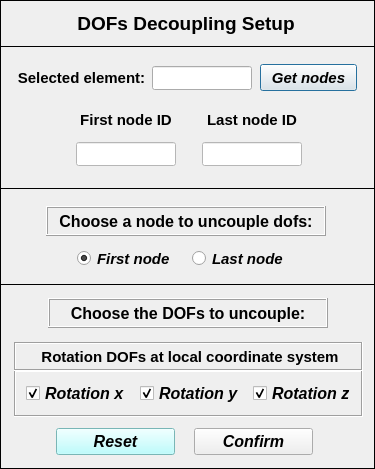
<?xml version="1.0" encoding="UTF-8"?>
<ui version="4.0">
 <class>Dialog</class>
 <widget class="QDialog" name="Dialog">
  <property name="windowModality">
   <enum>Qt::NonModal</enum>
  </property>
  <property name="geometry">
   <rect>
    <x>0</x>
    <y>0</y>
    <width>375</width>
    <height>469</height>
   </rect>
  </property>
  <property name="sizePolicy">
   <sizepolicy hsizetype="Fixed" vsizetype="Fixed">
    <horstretch>0</horstretch>
    <verstretch>0</verstretch>
   </sizepolicy>
  </property>
  <property name="minimumSize">
   <size>
    <width>375</width>
    <height>469</height>
   </size>
  </property>
  <property name="maximumSize">
   <size>
    <width>375</width>
    <height>469</height>
   </size>
  </property>
  <property name="contextMenuPolicy">
   <enum>Qt::DefaultContextMenu</enum>
  </property>
  <property name="windowTitle">
   <string> Set: DOFs coupling</string>
  </property>
  <property name="whatsThis">
   <string/>
  </property>
  <widget class="QFrame" name="frame_2">
   <property name="geometry">
    <rect>
     <x>0</x>
     <y>46</y>
     <width>375</width>
     <height>143</height>
    </rect>
   </property>
   <property name="frameShape">
    <enum>QFrame::Box</enum>
   </property>
   <property name="frameShadow">
    <enum>QFrame::Plain</enum>
   </property>
   <widget class="QLineEdit" name="lineEdit_selected_element">
    <property name="geometry">
     <rect>
      <x>152</x>
      <y>20</y>
      <width>100</width>
      <height>24</height>
     </rect>
    </property>
    <property name="minimumSize">
     <size>
      <width>100</width>
      <height>24</height>
     </size>
    </property>
    <property name="maximumSize">
     <size>
      <width>100</width>
      <height>24</height>
     </size>
    </property>
    <property name="font">
     <font>
      <family>Arial</family>
      <pointsize>12</pointsize>
      <weight>75</weight>
      <italic>false</italic>
      <bold>true</bold>
     </font>
    </property>
    <property name="focusPolicy">
     <enum>Qt::ClickFocus</enum>
    </property>
    <property name="text">
     <string/>
    </property>
    <property name="alignment">
     <set>Qt::AlignCenter</set>
    </property>
   </widget>
   <widget class="QLabel" name="label_3">
    <property name="geometry">
     <rect>
      <x>16</x>
      <y>20</y>
      <width>131</width>
      <height>24</height>
     </rect>
    </property>
    <property name="minimumSize">
     <size>
      <width>120</width>
      <height>24</height>
     </size>
    </property>
    <property name="maximumSize">
     <size>
      <width>180</width>
      <height>24</height>
     </size>
    </property>
    <property name="font">
     <font>
      <family>Arial</family>
      <pointsize>11</pointsize>
      <weight>75</weight>
      <italic>false</italic>
      <bold>true</bold>
     </font>
    </property>
    <property name="text">
     <string>Selected element:</string>
    </property>
    <property name="textFormat">
     <enum>Qt::AutoText</enum>
    </property>
    <property name="alignment">
     <set>Qt::AlignCenter</set>
    </property>
   </widget>
   <widget class="QPushButton" name="pushButton_get_nodes">
    <property name="geometry">
     <rect>
      <x>260</x>
      <y>18</y>
      <width>97</width>
      <height>27</height>
     </rect>
    </property>
    <property name="font">
     <font>
      <family>Arial</family>
      <pointsize>11</pointsize>
      <weight>75</weight>
      <italic>true</italic>
      <bold>true</bold>
     </font>
    </property>
    <property name="text">
     <string>Get nodes</string>
    </property>
   </widget>
   <widget class="QWidget" name="gridLayoutWidget">
    <property name="geometry">
     <rect>
      <x>66</x>
      <y>58</y>
      <width>248</width>
      <height>67</height>
     </rect>
    </property>
    <layout class="QGridLayout" name="gridLayout">
     <item row="0" column="0">
      <widget class="QLabel" name="label_7">
       <property name="minimumSize">
        <size>
         <width>120</width>
         <height>24</height>
        </size>
       </property>
       <property name="maximumSize">
        <size>
         <width>120</width>
         <height>24</height>
        </size>
       </property>
       <property name="font">
        <font>
         <family>Arial</family>
         <pointsize>11</pointsize>
         <weight>75</weight>
         <italic>false</italic>
         <bold>true</bold>
        </font>
       </property>
       <property name="text">
        <string>First node ID</string>
       </property>
       <property name="textFormat">
        <enum>Qt::AutoText</enum>
       </property>
       <property name="alignment">
        <set>Qt::AlignCenter</set>
       </property>
      </widget>
     </item>
     <item row="1" column="0" alignment="Qt::AlignHCenter">
      <widget class="QLineEdit" name="lineEdit_first_node">
       <property name="enabled">
        <bool>false</bool>
       </property>
       <property name="minimumSize">
        <size>
         <width>100</width>
         <height>24</height>
        </size>
       </property>
       <property name="maximumSize">
        <size>
         <width>100</width>
         <height>24</height>
        </size>
       </property>
       <property name="palette">
        <palette>
         <active>
          <colorrole role="WindowText">
           <brush brushstyle="SolidPattern">
            <color alpha="255">
             <red>0</red>
             <green>0</green>
             <blue>255</blue>
            </color>
           </brush>
          </colorrole>
          <colorrole role="Button">
           <brush brushstyle="SolidPattern">
            <color alpha="255">
             <red>255</red>
             <green>255</green>
             <blue>255</blue>
            </color>
           </brush>
          </colorrole>
          <colorrole role="Midlight">
           <brush brushstyle="SolidPattern">
            <color alpha="255">
             <red>255</red>
             <green>255</green>
             <blue>255</blue>
            </color>
           </brush>
          </colorrole>
          <colorrole role="Dark">
           <brush brushstyle="SolidPattern">
            <color alpha="255">
             <red>255</red>
             <green>255</green>
             <blue>255</blue>
            </color>
           </brush>
          </colorrole>
          <colorrole role="Text">
           <brush brushstyle="SolidPattern">
            <color alpha="255">
             <red>0</red>
             <green>0</green>
             <blue>255</blue>
            </color>
           </brush>
          </colorrole>
          <colorrole role="ButtonText">
           <brush brushstyle="SolidPattern">
            <color alpha="255">
             <red>0</red>
             <green>0</green>
             <blue>255</blue>
            </color>
           </brush>
          </colorrole>
          <colorrole role="Base">
           <brush brushstyle="SolidPattern">
            <color alpha="255">
             <red>255</red>
             <green>255</green>
             <blue>255</blue>
            </color>
           </brush>
          </colorrole>
          <colorrole role="Window">
           <brush brushstyle="SolidPattern">
            <color alpha="255">
             <red>255</red>
             <green>255</green>
             <blue>255</blue>
            </color>
           </brush>
          </colorrole>
         </active>
         <inactive>
          <colorrole role="WindowText">
           <brush brushstyle="SolidPattern">
            <color alpha="255">
             <red>0</red>
             <green>0</green>
             <blue>255</blue>
            </color>
           </brush>
          </colorrole>
          <colorrole role="Button">
           <brush brushstyle="SolidPattern">
            <color alpha="255">
             <red>255</red>
             <green>255</green>
             <blue>255</blue>
            </color>
           </brush>
          </colorrole>
          <colorrole role="Midlight">
           <brush brushstyle="SolidPattern">
            <color alpha="255">
             <red>255</red>
             <green>255</green>
             <blue>255</blue>
            </color>
           </brush>
          </colorrole>
          <colorrole role="Dark">
           <brush brushstyle="SolidPattern">
            <color alpha="255">
             <red>255</red>
             <green>255</green>
             <blue>255</blue>
            </color>
           </brush>
          </colorrole>
          <colorrole role="Text">
           <brush brushstyle="SolidPattern">
            <color alpha="255">
             <red>0</red>
             <green>0</green>
             <blue>255</blue>
            </color>
           </brush>
          </colorrole>
          <colorrole role="ButtonText">
           <brush brushstyle="SolidPattern">
            <color alpha="255">
             <red>0</red>
             <green>0</green>
             <blue>255</blue>
            </color>
           </brush>
          </colorrole>
          <colorrole role="Base">
           <brush brushstyle="SolidPattern">
            <color alpha="255">
             <red>255</red>
             <green>255</green>
             <blue>255</blue>
            </color>
           </brush>
          </colorrole>
          <colorrole role="Window">
           <brush brushstyle="SolidPattern">
            <color alpha="255">
             <red>255</red>
             <green>255</green>
             <blue>255</blue>
            </color>
           </brush>
          </colorrole>
         </inactive>
         <disabled>
          <colorrole role="WindowText">
           <brush brushstyle="SolidPattern">
            <color alpha="255">
             <red>0</red>
             <green>0</green>
             <blue>255</blue>
            </color>
           </brush>
          </colorrole>
          <colorrole role="Button">
           <brush brushstyle="SolidPattern">
            <color alpha="255">
             <red>255</red>
             <green>255</green>
             <blue>255</blue>
            </color>
           </brush>
          </colorrole>
          <colorrole role="Midlight">
           <brush brushstyle="SolidPattern">
            <color alpha="255">
             <red>255</red>
             <green>255</green>
             <blue>255</blue>
            </color>
           </brush>
          </colorrole>
          <colorrole role="Dark">
           <brush brushstyle="SolidPattern">
            <color alpha="255">
             <red>255</red>
             <green>255</green>
             <blue>255</blue>
            </color>
           </brush>
          </colorrole>
          <colorrole role="Text">
           <brush brushstyle="SolidPattern">
            <color alpha="255">
             <red>0</red>
             <green>0</green>
             <blue>255</blue>
            </color>
           </brush>
          </colorrole>
          <colorrole role="ButtonText">
           <brush brushstyle="SolidPattern">
            <color alpha="255">
             <red>0</red>
             <green>0</green>
             <blue>255</blue>
            </color>
           </brush>
          </colorrole>
          <colorrole role="Base">
           <brush brushstyle="SolidPattern">
            <color alpha="255">
             <red>255</red>
             <green>255</green>
             <blue>255</blue>
            </color>
           </brush>
          </colorrole>
          <colorrole role="Window">
           <brush brushstyle="SolidPattern">
            <color alpha="255">
             <red>255</red>
             <green>255</green>
             <blue>255</blue>
            </color>
           </brush>
          </colorrole>
         </disabled>
        </palette>
       </property>
       <property name="font">
        <font>
         <family>Arial</family>
         <pointsize>12</pointsize>
         <weight>75</weight>
         <italic>false</italic>
         <bold>true</bold>
        </font>
       </property>
       <property name="focusPolicy">
        <enum>Qt::ClickFocus</enum>
       </property>
       <property name="styleSheet">
        <string notr="true">color: rgb(0, 0, 255);</string>
       </property>
       <property name="text">
        <string/>
       </property>
       <property name="alignment">
        <set>Qt::AlignCenter</set>
       </property>
       <property name="clearButtonEnabled">
        <bool>false</bool>
       </property>
      </widget>
     </item>
     <item row="0" column="1">
      <widget class="QLabel" name="label_8">
       <property name="minimumSize">
        <size>
         <width>120</width>
         <height>24</height>
        </size>
       </property>
       <property name="maximumSize">
        <size>
         <width>120</width>
         <height>24</height>
        </size>
       </property>
       <property name="font">
        <font>
         <family>Arial</family>
         <pointsize>11</pointsize>
         <weight>75</weight>
         <italic>false</italic>
         <bold>true</bold>
        </font>
       </property>
       <property name="text">
        <string>Last node ID</string>
       </property>
       <property name="textFormat">
        <enum>Qt::AutoText</enum>
       </property>
       <property name="alignment">
        <set>Qt::AlignCenter</set>
       </property>
      </widget>
     </item>
     <item row="1" column="1" alignment="Qt::AlignHCenter">
      <widget class="QLineEdit" name="lineEdit_last_node">
       <property name="enabled">
        <bool>false</bool>
       </property>
       <property name="minimumSize">
        <size>
         <width>100</width>
         <height>24</height>
        </size>
       </property>
       <property name="maximumSize">
        <size>
         <width>100</width>
         <height>24</height>
        </size>
       </property>
       <property name="palette">
        <palette>
         <active>
          <colorrole role="WindowText">
           <brush brushstyle="SolidPattern">
            <color alpha="255">
             <red>0</red>
             <green>0</green>
             <blue>255</blue>
            </color>
           </brush>
          </colorrole>
          <colorrole role="Text">
           <brush brushstyle="SolidPattern">
            <color alpha="255">
             <red>0</red>
             <green>0</green>
             <blue>255</blue>
            </color>
           </brush>
          </colorrole>
          <colorrole role="ButtonText">
           <brush brushstyle="SolidPattern">
            <color alpha="255">
             <red>0</red>
             <green>0</green>
             <blue>255</blue>
            </color>
           </brush>
          </colorrole>
          <colorrole role="Base">
           <brush brushstyle="SolidPattern">
            <color alpha="255">
             <red>255</red>
             <green>255</green>
             <blue>255</blue>
            </color>
           </brush>
          </colorrole>
          <colorrole role="Window">
           <brush brushstyle="SolidPattern">
            <color alpha="255">
             <red>255</red>
             <green>255</green>
             <blue>255</blue>
            </color>
           </brush>
          </colorrole>
         </active>
         <inactive>
          <colorrole role="WindowText">
           <brush brushstyle="SolidPattern">
            <color alpha="255">
             <red>0</red>
             <green>0</green>
             <blue>255</blue>
            </color>
           </brush>
          </colorrole>
          <colorrole role="Text">
           <brush brushstyle="SolidPattern">
            <color alpha="255">
             <red>0</red>
             <green>0</green>
             <blue>255</blue>
            </color>
           </brush>
          </colorrole>
          <colorrole role="ButtonText">
           <brush brushstyle="SolidPattern">
            <color alpha="255">
             <red>0</red>
             <green>0</green>
             <blue>255</blue>
            </color>
           </brush>
          </colorrole>
          <colorrole role="Base">
           <brush brushstyle="SolidPattern">
            <color alpha="255">
             <red>255</red>
             <green>255</green>
             <blue>255</blue>
            </color>
           </brush>
          </colorrole>
          <colorrole role="Window">
           <brush brushstyle="SolidPattern">
            <color alpha="255">
             <red>255</red>
             <green>255</green>
             <blue>255</blue>
            </color>
           </brush>
          </colorrole>
         </inactive>
         <disabled>
          <colorrole role="WindowText">
           <brush brushstyle="SolidPattern">
            <color alpha="255">
             <red>0</red>
             <green>0</green>
             <blue>255</blue>
            </color>
           </brush>
          </colorrole>
          <colorrole role="Text">
           <brush brushstyle="SolidPattern">
            <color alpha="255">
             <red>0</red>
             <green>0</green>
             <blue>255</blue>
            </color>
           </brush>
          </colorrole>
          <colorrole role="ButtonText">
           <brush brushstyle="SolidPattern">
            <color alpha="255">
             <red>0</red>
             <green>0</green>
             <blue>255</blue>
            </color>
           </brush>
          </colorrole>
          <colorrole role="Base">
           <brush brushstyle="SolidPattern">
            <color alpha="255">
             <red>255</red>
             <green>255</green>
             <blue>255</blue>
            </color>
           </brush>
          </colorrole>
          <colorrole role="Window">
           <brush brushstyle="SolidPattern">
            <color alpha="255">
             <red>255</red>
             <green>255</green>
             <blue>255</blue>
            </color>
           </brush>
          </colorrole>
         </disabled>
        </palette>
       </property>
       <property name="font">
        <font>
         <family>Arial</family>
         <pointsize>12</pointsize>
         <weight>75</weight>
         <italic>false</italic>
         <bold>true</bold>
        </font>
       </property>
       <property name="focusPolicy">
        <enum>Qt::ClickFocus</enum>
       </property>
       <property name="styleSheet">
        <string notr="true">color: rgb(0, 0, 255);</string>
       </property>
       <property name="text">
        <string/>
       </property>
       <property name="alignment">
        <set>Qt::AlignCenter</set>
       </property>
      </widget>
     </item>
    </layout>
   </widget>
  </widget>
  <widget class="QFrame" name="frame">
   <property name="geometry">
    <rect>
     <x>0</x>
     <y>0</y>
     <width>375</width>
     <height>47</height>
    </rect>
   </property>
   <property name="frameShape">
    <enum>QFrame::Box</enum>
   </property>
   <property name="frameShadow">
    <enum>QFrame::Plain</enum>
   </property>
   <property name="lineWidth">
    <number>1</number>
   </property>
   <widget class="QLabel" name="label_6">
    <property name="geometry">
     <rect>
      <x>36</x>
      <y>10</y>
      <width>300</width>
      <height>26</height>
     </rect>
    </property>
    <property name="minimumSize">
     <size>
      <width>300</width>
      <height>26</height>
     </size>
    </property>
    <property name="maximumSize">
     <size>
      <width>300</width>
      <height>26</height>
     </size>
    </property>
    <property name="font">
     <font>
      <family>Arial</family>
      <pointsize>14</pointsize>
      <weight>75</weight>
      <italic>false</italic>
      <bold>true</bold>
     </font>
    </property>
    <property name="text">
     <string>DOFs Decoupling Setup</string>
    </property>
    <property name="textFormat">
     <enum>Qt::AutoText</enum>
    </property>
    <property name="alignment">
     <set>Qt::AlignCenter</set>
    </property>
   </widget>
  </widget>
  <widget class="QFrame" name="frame_3">
   <property name="geometry">
    <rect>
     <x>0</x>
     <y>188</y>
     <width>375</width>
     <height>97</height>
    </rect>
   </property>
   <property name="frameShape">
    <enum>QFrame::Box</enum>
   </property>
   <property name="frameShadow">
    <enum>QFrame::Plain</enum>
   </property>
   <widget class="QLabel" name="label_2">
    <property name="geometry">
     <rect>
      <x>46</x>
      <y>18</y>
      <width>280</width>
      <height>30</height>
     </rect>
    </property>
    <property name="minimumSize">
     <size>
      <width>280</width>
      <height>30</height>
     </size>
    </property>
    <property name="maximumSize">
     <size>
      <width>280</width>
      <height>30</height>
     </size>
    </property>
    <property name="font">
     <font>
      <family>Arial</family>
      <pointsize>12</pointsize>
      <weight>75</weight>
      <bold>true</bold>
     </font>
    </property>
    <property name="frameShape">
     <enum>QFrame::Box</enum>
    </property>
    <property name="frameShadow">
     <enum>QFrame::Raised</enum>
    </property>
    <property name="midLineWidth">
     <number>0</number>
    </property>
    <property name="text">
     <string>Choose a node to uncouple dofs:</string>
    </property>
    <property name="alignment">
     <set>Qt::AlignCenter</set>
    </property>
   </widget>
   <widget class="QWidget" name="horizontalLayoutWidget">
    <property name="geometry">
     <rect>
      <x>68</x>
      <y>56</y>
      <width>235</width>
      <height>29</height>
     </rect>
    </property>
    <layout class="QHBoxLayout" name="horizontalLayout">
     <item>
      <widget class="QRadioButton" name="radioButton_first_node">
       <property name="enabled">
        <bool>true</bool>
       </property>
       <property name="minimumSize">
        <size>
         <width>100</width>
         <height>21</height>
        </size>
       </property>
       <property name="maximumSize">
        <size>
         <width>100</width>
         <height>21</height>
        </size>
       </property>
       <property name="font">
        <font>
         <family>Arial</family>
         <pointsize>11</pointsize>
         <weight>75</weight>
         <italic>true</italic>
         <bold>true</bold>
         <stylestrategy>PreferAntialias</stylestrategy>
        </font>
       </property>
       <property name="focusPolicy">
        <enum>Qt::ClickFocus</enum>
       </property>
       <property name="text">
        <string>First node</string>
       </property>
       <property name="checked">
        <bool>true</bool>
       </property>
      </widget>
     </item>
     <item>
      <widget class="QRadioButton" name="radioButton_last_node">
       <property name="minimumSize">
        <size>
         <width>100</width>
         <height>21</height>
        </size>
       </property>
       <property name="maximumSize">
        <size>
         <width>100</width>
         <height>21</height>
        </size>
       </property>
       <property name="font">
        <font>
         <family>Arial</family>
         <pointsize>11</pointsize>
         <weight>75</weight>
         <italic>true</italic>
         <bold>true</bold>
         <stylestrategy>PreferAntialias</stylestrategy>
        </font>
       </property>
       <property name="focusPolicy">
        <enum>Qt::ClickFocus</enum>
       </property>
       <property name="text">
        <string>Last node</string>
       </property>
       <property name="checked">
        <bool>false</bool>
       </property>
      </widget>
     </item>
    </layout>
   </widget>
  </widget>
  <widget class="QFrame" name="frame_4">
   <property name="geometry">
    <rect>
     <x>0</x>
     <y>284</y>
     <width>375</width>
     <height>185</height>
    </rect>
   </property>
   <property name="frameShape">
    <enum>QFrame::Box</enum>
   </property>
   <property name="frameShadow">
    <enum>QFrame::Plain</enum>
   </property>
   <widget class="QLabel" name="label_9">
    <property name="geometry">
     <rect>
      <x>48</x>
      <y>14</y>
      <width>280</width>
      <height>30</height>
     </rect>
    </property>
    <property name="minimumSize">
     <size>
      <width>280</width>
      <height>30</height>
     </size>
    </property>
    <property name="maximumSize">
     <size>
      <width>280</width>
      <height>30</height>
     </size>
    </property>
    <property name="font">
     <font>
      <family>Arial</family>
      <pointsize>12</pointsize>
      <weight>75</weight>
      <bold>true</bold>
     </font>
    </property>
    <property name="frameShape">
     <enum>QFrame::Box</enum>
    </property>
    <property name="frameShadow">
     <enum>QFrame::Raised</enum>
    </property>
    <property name="midLineWidth">
     <number>0</number>
    </property>
    <property name="text">
     <string>Choose the DOFs to uncouple:</string>
    </property>
    <property name="alignment">
     <set>Qt::AlignCenter</set>
    </property>
   </widget>
   <widget class="QPushButton" name="pushButton_reset">
    <property name="geometry">
     <rect>
      <x>56</x>
      <y>144</y>
      <width>119</width>
      <height>27</height>
     </rect>
    </property>
    <property name="font">
     <font>
      <family>Arial</family>
      <pointsize>12</pointsize>
      <weight>75</weight>
      <italic>true</italic>
      <bold>true</bold>
     </font>
    </property>
    <property name="styleSheet">
     <string notr="true">background-color: rgb(170, 255, 255);</string>
    </property>
    <property name="text">
     <string>Reset</string>
    </property>
   </widget>
   <widget class="QPushButton" name="pushButton_confirm">
    <property name="geometry">
     <rect>
      <x>194</x>
      <y>144</y>
      <width>119</width>
      <height>27</height>
     </rect>
    </property>
    <property name="font">
     <font>
      <family>Arial</family>
      <pointsize>12</pointsize>
      <weight>75</weight>
      <italic>true</italic>
      <bold>true</bold>
     </font>
    </property>
    <property name="text">
     <string>Confirm</string>
    </property>
   </widget>
   <widget class="QFrame" name="frame_5">
    <property name="geometry">
     <rect>
      <x>14</x>
      <y>86</y>
      <width>349</width>
      <height>47</height>
     </rect>
    </property>
    <property name="frameShape">
     <enum>QFrame::Box</enum>
    </property>
    <property name="frameShadow">
     <enum>QFrame::Sunken</enum>
    </property>
    <widget class="QWidget" name="horizontalLayoutWidget_2">
     <property name="geometry">
      <rect>
       <x>12</x>
       <y>8</y>
       <width>335</width>
       <height>31</height>
      </rect>
     </property>
     <layout class="QHBoxLayout" name="horizontalLayout_2">
      <item>
       <widget class="QCheckBox" name="checkBox_rotation_x">
        <property name="font">
         <font>
          <family>Arial</family>
          <pointsize>12</pointsize>
          <weight>75</weight>
          <italic>true</italic>
          <bold>true</bold>
         </font>
        </property>
        <property name="text">
         <string>Rotation x</string>
        </property>
        <property name="checked">
         <bool>true</bool>
        </property>
       </widget>
      </item>
      <item>
       <widget class="QCheckBox" name="checkBox_rotation_y">
        <property name="font">
         <font>
          <family>Arial</family>
          <pointsize>12</pointsize>
          <weight>75</weight>
          <italic>true</italic>
          <bold>true</bold>
         </font>
        </property>
        <property name="text">
         <string>Rotation y</string>
        </property>
        <property name="checked">
         <bool>true</bool>
        </property>
       </widget>
      </item>
      <item>
       <widget class="QCheckBox" name="checkBox_rotation_z">
        <property name="font">
         <font>
          <family>Arial</family>
          <pointsize>12</pointsize>
          <weight>75</weight>
          <italic>true</italic>
          <bold>true</bold>
         </font>
        </property>
        <property name="text">
         <string>Rotation z</string>
        </property>
        <property name="checked">
         <bool>true</bool>
        </property>
       </widget>
      </item>
     </layout>
    </widget>
   </widget>
   <widget class="QFrame" name="frame_6">
    <property name="geometry">
     <rect>
      <x>14</x>
      <y>58</y>
      <width>349</width>
      <height>29</height>
     </rect>
    </property>
    <property name="frameShape">
     <enum>QFrame::Box</enum>
    </property>
    <property name="frameShadow">
     <enum>QFrame::Sunken</enum>
    </property>
    <widget class="QLabel" name="label_10">
     <property name="geometry">
      <rect>
       <x>16</x>
       <y>2</y>
       <width>320</width>
       <height>25</height>
      </rect>
     </property>
     <property name="minimumSize">
      <size>
       <width>320</width>
       <height>25</height>
      </size>
     </property>
     <property name="maximumSize">
      <size>
       <width>320</width>
       <height>25</height>
      </size>
     </property>
     <property name="font">
      <font>
       <family>Arial</family>
       <pointsize>11</pointsize>
       <weight>75</weight>
       <bold>true</bold>
      </font>
     </property>
     <property name="frameShape">
      <enum>QFrame::NoFrame</enum>
     </property>
     <property name="frameShadow">
      <enum>QFrame::Raised</enum>
     </property>
     <property name="midLineWidth">
      <number>0</number>
     </property>
     <property name="text">
      <string>Rotation DOFs at local coordinate system</string>
     </property>
     <property name="alignment">
      <set>Qt::AlignCenter</set>
     </property>
    </widget>
   </widget>
  </widget>
 </widget>
 <resources/>
 <connections/>
</ui>
